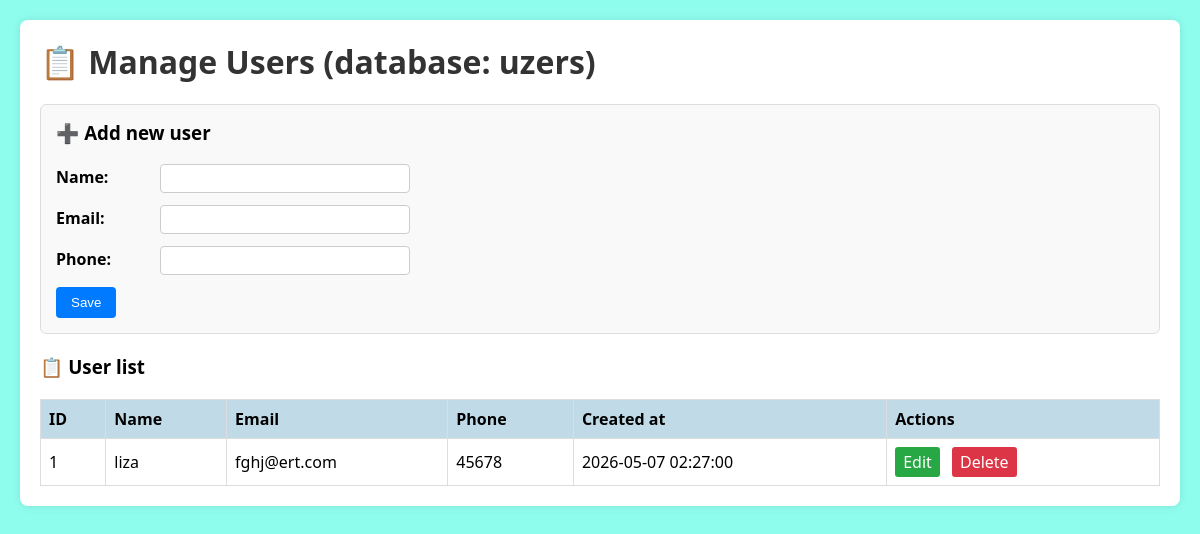
Page /лгвв/index.php on the committed database.
### tables this page shows
CREATE TABLE `users` (
  `id` int(11) NOT NULL,
  `name` varchar(100) NOT NULL,
  `email` varchar(100) NOT NULL,
  `phone` varchar(20) DEFAULT NULL,
  `created_at` timestamp NULL DEFAULT current_timestamp()
);

### лгвв/index.php (the view, shortened to what this page needs)
<?php
$host = getenv('DB_HOST') ?: 'localhost';
$user = getenv('DB_USER') ?: 'admin';
$password = getenv('DB_PASS') ?: 'admin';
$database = getenv('DB_NAME') ?: 'uzers';
$conn = new mysqli($host, $user, $password, $database);
$sql_create = "CREATE TABLE IF NOT EXISTS users (
    id INT(11) AUTO_INCREMENT PRIMARY KEY,
    name VARCHAR(100) NOT NULL,
    email VARCHAR(100) NOT NULL UNIQUE,
    phone VARCHAR(20),
    created_at TIMESTAMP DEFAULT CURRENT_TIMESTAMP
)";
$conn->query($sql_create);
$result = $conn->query("SELECT * FROM users ORDER BY id DESC");
$users = [];
if ($result && $result->num_rows > 0) {
    while ($row = $result->fetch_assoc()) {
        $users[] = $row;
    }
}
?>
<!DOCTYPE html>
<html lang="en">
<head>
</head>
<body>
<div class="container">
    <h1>📋 Manage Users (database: <?= htmlspecialchars($database) ?>)</h1>
    <div class="form-card">
        <h3>➕ Add new user</h3>
        <form method="post">
            <div class="form-group">
                <label for="create_name">Name:</label>
                <input type="text" id="create_name" name="name" required>
            </div>
            <div class="form-group">
                <label for="create_email">Email:</label>
                <input type="email" id="create_email" name="email" required>
            </div>
            <div class="form-group">
                <label for="create_phone">Phone:</label>
                <input type="text" id="create_phone" name="phone">
            </div>
            <button type="submit" name="create">Save</button>
        </form>
    </div>
    <h3>📋 User list</h3>
    <?php if (!empty($users)): ?>
    <table>
        <thead>
            <tr>
                <th>ID</th>
                <th>Name</th>
                <th>Email</th>
                <th>Phone</th>
                <th>Created at</th>
                <th>Actions</th>
            </tr>
        </thead>
        <tbody>
            <?php foreach ($users as $user): ?>
            <tr>
                <td><?= $user['id'] ?></td>
                <td><?= htmlspecialchars($user['name']) ?></td>
                <td><?= htmlspecialchars($user['email']) ?></td>
                <td><?= htmlspecialchars($user['phone']) ?></td>
                <td><?= $user['created_at'] ?></td>
                <td class="actions">
                    <a href="?edit=<?= $user['id'] ?>" class="edit-link">Edit</a>
                    <a href="?delete=<?= $user['id'] ?>" class="delete-link" onclick="return confirm('Delete this user?')">Delete</a>
                </td>
            </tr>
            <?php endforeach; ?>
        </tbody>
    </table>
    <?php else: ?>
        <p>No users yet. Add the first one!</p>
    <?php endif; ?>
</div>
</body>
</html>

### лгвв/index.php (style rules this page uses)
* { box-sizing: border-box; }
body { font-family: 'Segoe UI', Tahoma, Geneva, Verdana, sans-serif; background: #8ffdeeff; margin: 0; padding: 20px; }
.container { max-width: 1200px; margin: auto; background: white; border-radius: 8px; padding: 20px; box-shadow: 0 0 10px rgba(0,0,0,0.1); }
h1 { margin-top: 0; color: #333; }
.form-card { background: #f9f9f9; padding: 15px; margin-bottom: 20px; border-radius: 6px; border: 1px solid #ddd; }
.form-card h3 { margin-top: 0; }
.form-group { margin-bottom: 12px; }
label { display: inline-block; width: 100px; font-weight: bold; }
input[type="text"], input[type="email"] { padding: 6px 10px; width: 250px; border: 1px solid #ccc; border-radius: 4px; }
button { background: #007bff; color: white; border: none; padding: 8px 15px; border-radius: 4px; cursor: pointer; margin-right: 5px; }
table { width: 100%; border-collapse: collapse; margin-top: 20px; }
th, td { border: 1px solid #ddd; padding: 8px; text-align: left; }
th { background-color: #c0dbe7ff; }
.actions a { margin-right: 8px; text-decoration: none; padding: 4px 8px; border-radius: 3px; display: inline-block; }
.edit-link { background: #28a745; color: white; }
.delete-link { background: #dc3545; color: white; }

### rows in the picture
users: id "1", name "liza", email "fghj@ert.com", phone "45678", created_at "2026-05-07 02:27:00"

### other values in the picture
$database "uzers"
